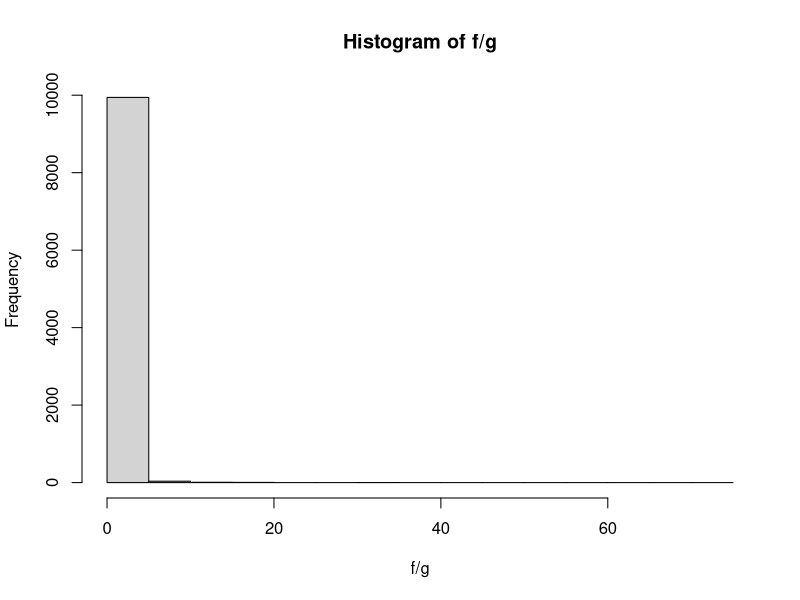
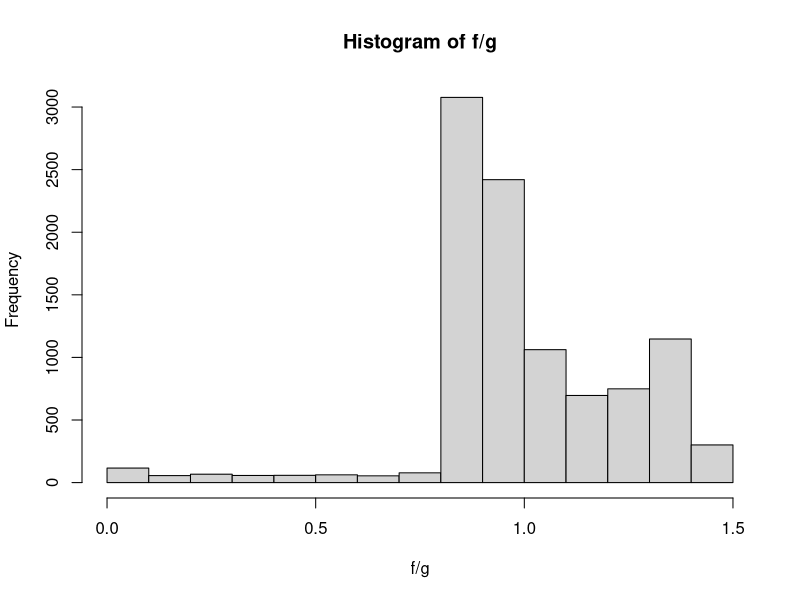
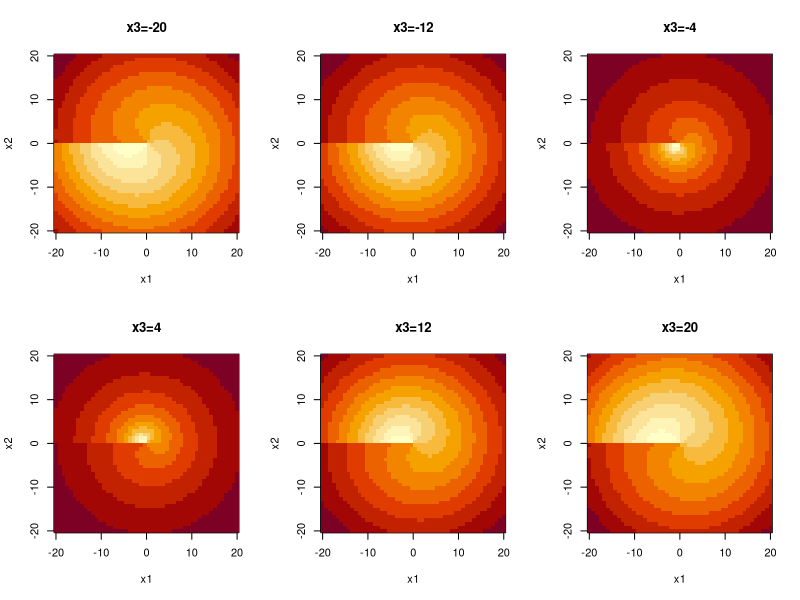

Write R code to recreate these figures, in order.
## ---- chunk 1
## use importance sampling to estimate the mean

set.seed(0)
m <- 10000
sample <- rnorm(m,-4)
# convert the samples values greater than -4
sample[sample>-4] <- -8-sample[sample>-4]
# estimate the mean
f <- dt(sample,3)/pt(-4,3)
g <- 2*dnorm(sample,-4)
E <- 1/m*sum(sample*f/g)

# create histograms of the weights
hist(f/g)

# estimate the variance
var <- sum((sample*f/g-E)^2)/m^2

# report the estimates of mean and variance
E
var
## ---- chunk 2
## use t distribution as sampling density

set.seed(0)
m <- 10000
sample <- rt(m, df = 1)
sample <- sample-4
# convert the samples values greater than -4
sample[sample>-4] <- -8-sample[sample>-4]
# estimate the mean
f <- dt(sample,3)/pt(-4,3)
g <- 2*dt(sample+4, df = 1)
E <- 1/m*sum(sample*f/g)

# create histograms of the weights
hist(f/g)

# estimate the variance
var <- var(sample*f/g)/m

# report the estimates of mean and variance
E
var
## ---- chunk 3
theta <- function(x1,x2) atan2(x2, x1)/(2*pi)

f <- function(x) {
  f1 <- 10*(x[3] - 10*theta(x[1],x[2]))
  f2 <- 10*(sqrt(x[1]^2 + x[2]^2) - 1)
  f3 <- x[3]
  return(f1^2 + f2^2 + f3^2)
}

## plot slices of the function 

x1 <- seq(-20,20,length.out = 50)
x2 <- seq(-20,20,length.out = 50)
par(mfrow = c(2,3))
for(x3 in seq(-20,20,length = 6)){
  obj <- apply(as.matrix(expand.grid(x1,x2)), 1, function(x) f(c(x,x3)))
  image(x1,x2,matrix(log10(obj),50,50),main=paste0("x3=",round(x3,digits = 2)))
}
## ---- chunk 4
set.seed(1)

# set starting point
init <- runif(3,-10,10)
optim(init,f)
nlm(f,p=init)

## ---- chunk 5
n <- 100
## generate random X
set.seed(3)
X <- cbind(1,matrix(runif(3*n),n,3))
colnames(X) <- c("x0","x1","x2","x3")

## choose proper beta
choose_beta <- function(beta0, beta1){
  
  beta2=0
  beta3=0
  beta = c(beta0,beta1,beta2,beta3)
  
  # generate observed data
  X_beta = X*beta
  Y <- rbinom(n,1,pnorm(rowSums(X_beta)))
  
  # perform lm
  data <- cbind.data.frame(X,Y)
  lm <- glm(Y~x1+x2+x3, family = binomial(link = "probit"),data)
  
  # check beta1/se(beta1) 
  q <- lm$coefficients[2]/coef(summary(lm))[,"Std. Error"][2]
  
  list <- list("beta"=beta, "beta1/se(beta1)"=q, "Y"=Y)
  return(list)
}

# set.seed(3)
# choose_beta(1,0.1)
# $`beta1/se(beta1)` = 2.178989 

set.seed(3)
beta <- choose_beta(1,0.1)["beta"]
Y <- choose_beta(1,0.1)["Y"][[1]]

## EM algorithm
probit <- function(X,Y,beta_t){
  
  iter <- 0
  
  # E-step
  Estep<- function(X,Y,beta_t){
    Z <- X%*%beta_t
    numerator <- dnorm(Z)*ifelse(Y==1,+1,-1)
    denomenator <- ifelse(Y==1,1-pnorm(-Z),pnorm(-Z))
    Z_new <- Z+numerator/denomenator
    return(Z_new)
  }
  
  # M-step
  beta_new <- solve(t(X)%*%X)%*%t(X)%*%matrix(Estep(X,Y,beta_t),ncol = 1)
  
  convergence <- function(new,old){
    if(sum((new-old)^2)/sum(old^2)<1e-10)
      return(TRUE)
    else
      return(FALSE)
  }
  
  # follow the procedure until converged
  while(!convergence(beta_new,beta_t)){
    iter <- iter+1
    beta_t <- beta_new
    Z <- Estep(X,Y,beta_t)
    beta_new <- solve(t(X)%*%X)%*%t(X)%*%matrix(Estep(X,Y,beta_t),ncol = 1)
  }
  
  list <- list("beta"=beta_new, "iter"=iter)
    return(list)
}

## test the function
beta_t <- c(1,0.1,0,0)
probit(X,Y,beta_t)
## ---- chunk 6
## log-liklihood function
loglik <- function(beta,X,Y){
  p <- pnorm(X%*%beta,lower.tail = TRUE)
  loglik <- sum(Y*log(p)+(1-Y)*log(1-p))
  return(loglik)
}

optim(beta_t, fn = loglik, X=X, Y=Y, method = 'BFGS', control = list(trace = TRUE,maxit=10000, fnscale=-1))
